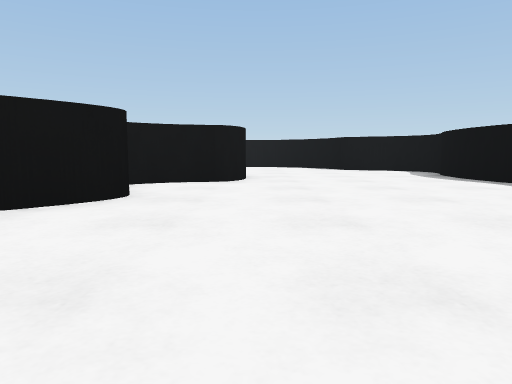
View 1 (above)

15 first-person views from a walk through a robot-simulator world made for Webots. The camera is 0.05 m above the floor, tilts 6° down and sees 70° across. The floor is counted in squares, 0.1 m on a side. Each view is taken from the middle of a square. On the plan, view 1 faces up. The plan holds only what a view shows up to about 9 squares ahead; the rest is blank. Robots are left out. Webots' stock objects and surfaces are drawn as simple stand-ins.

View 2
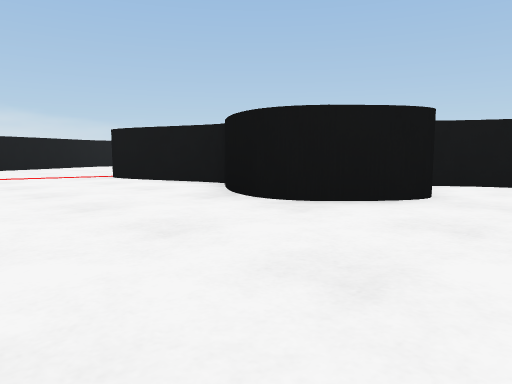

View 3
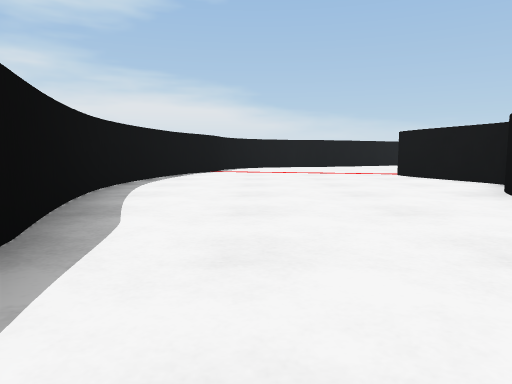

View 4
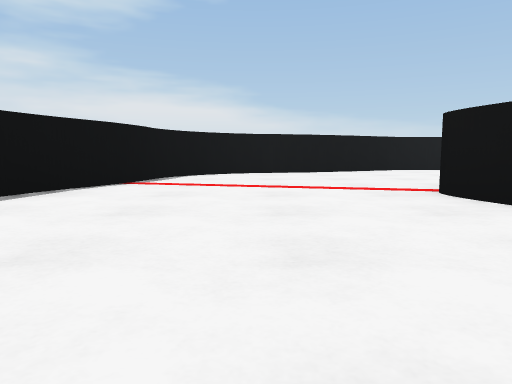

View 5
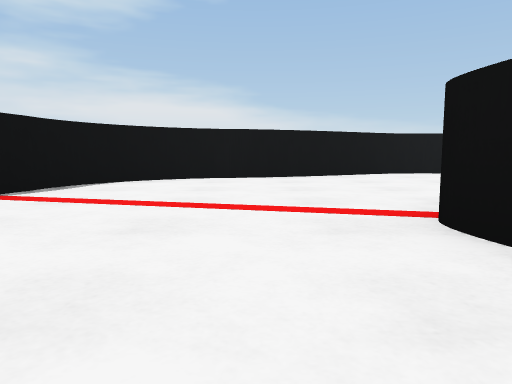

View 6
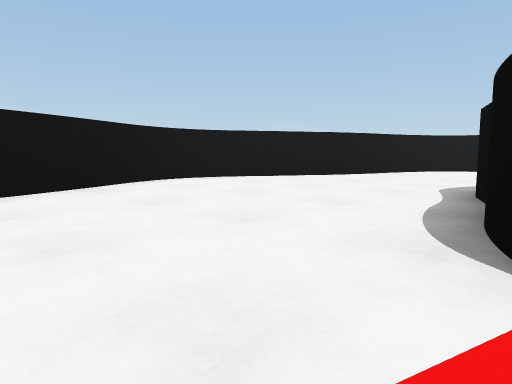

View 7
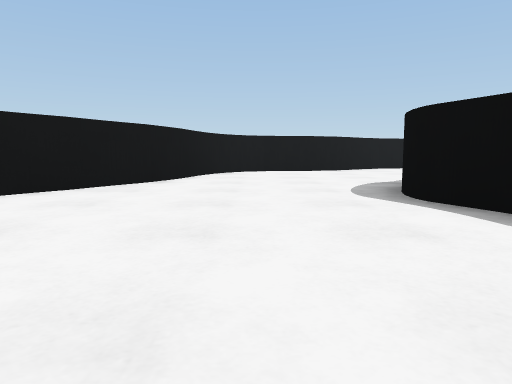

View 8
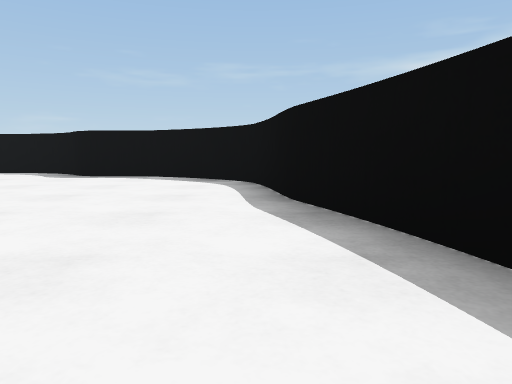

View 9
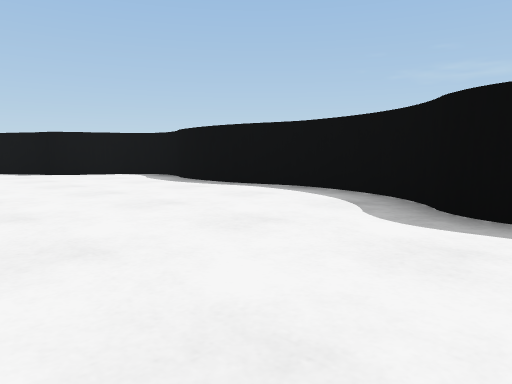

View 10
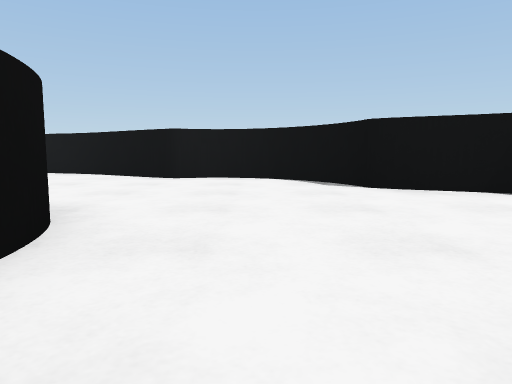

View 11
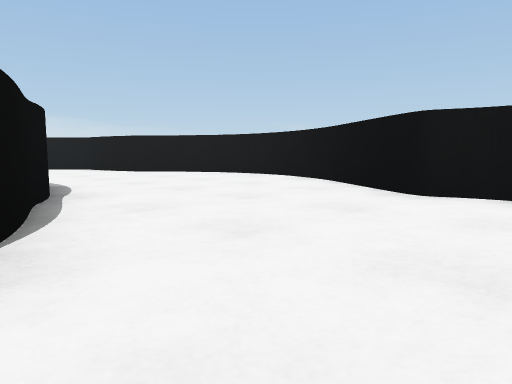

View 12
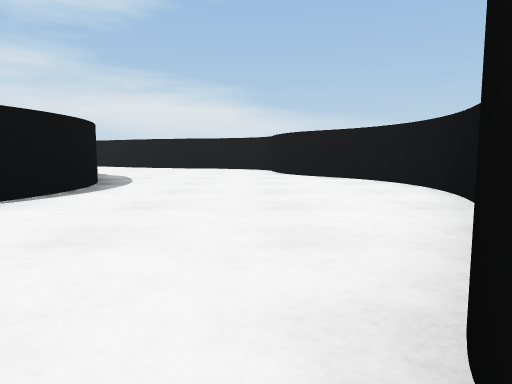

View 13
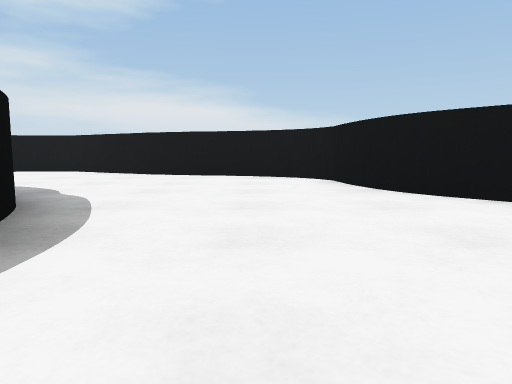

View 14
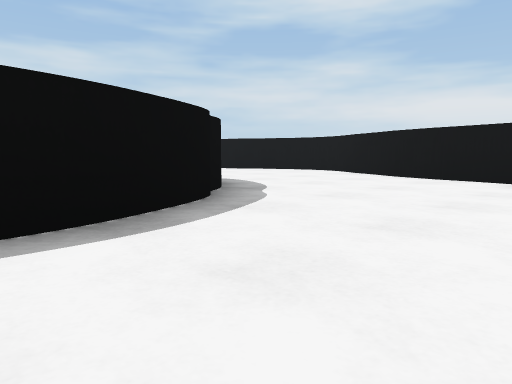

View 15
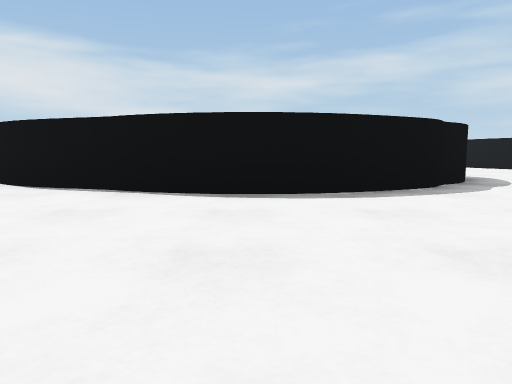

### Floor plan
Key: @ floor where view 1 was taken; # wall or solid block; . floor; O other object.
Columns run from 15 left of view 1 to 5 right of it. Each row starts with its distance up from view 1.
 16         #####
 15       ###...##
 14    ####......#####
 13    #.............##
 12   ##..............#
 11   #...............###
 10   #.....OOOOO.......#
  9  ##....O     OO.....#
  8  #....O        O...##
  7 ##....O       O....##
  6 #.....O      O......#
  5 ##.....O      ......#
  4  #.....OOOOO O.....##
  3  ##.........O.....##
  2   #...............#
  1   #...............#
  0   ##...........@..#
 -1    ###.........####
 -2      #####.#####
 -3          ###

Where each view was taken, in squares from view 1:
view 1: 0 up, 0 right, facing up
view 2: 0 up, 0 right, facing up-left
view 3: 0 up, 1 right, facing left
view 4: 1 up, 3 left, facing left
view 5: 2 up, 5 left, facing left
view 6: 2 up, 8 left, facing up-left
view 7: 3 up, 11 left, facing up
view 8: 1 down, 5 left, facing right
view 9: 2 up, 0 right, facing up-right
view 10: 6 up, 1 right, facing up
view 11: 9 up, 1 right, facing up-left
view 12: 13 up, 0 right, facing left
view 13: 12 up, 4 left, facing left
view 14: 13 up, 5 left, facing down-left
view 15: 15 up, 5 left, facing down
